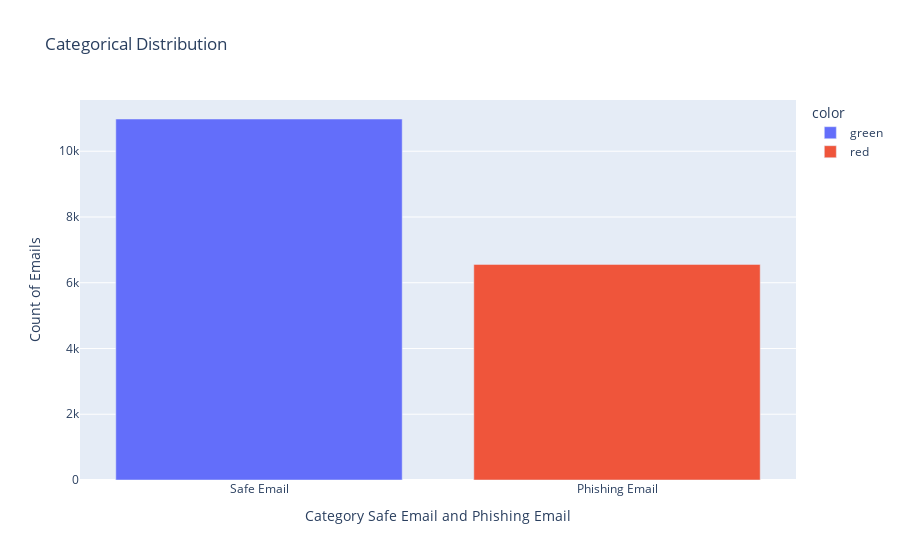

Notebook source saved alongside this figure:
### Code cell
# Create the bar chart
bar = px.bar(df['Email Type'].value_counts(), x=df['Email Type'].value_counts().index, y=df['Email Type'].value_counts().values,
             color=['green', 'red'], labels={'x': 'Category Safe Email and Phishing Email', 'y': 'Count of Emails'},
             title="Categorical Distribution")

# Show the plot
bar.show()

### Figure 1 — Plotly figure (JSON) as saved in the notebook; plotly's stock layout.template omitted (floating-point values rounded to 4 significant figures)
{"data": [{"alignmentgroup": "True", "hovertemplate": "color=green<br>Category Safe Email and Phishing Email=%{x}<br>Count of Emails=%{y}<extra></extra>", "legendgroup": "green", "marker": {"color": "#636efa", "pattern": {"shape": ""}}, "name": "green", "offsetgroup": "green", "orientation": "v", "showlegend": true, "textposition": "auto", "type": "bar", "x": ["Safe Email"], "xaxis": "x", "y": [10980], "yaxis": "y"}, {"alignmentgroup": "True", "hovertemplate": "color=red<br>Category Safe Email and Phishing Email=%{x}<br>Count of Emails=%{y}<extra></extra>", "legendgroup": "red", "marker": {"color": "#EF553B", "pattern": {"shape": ""}}, "name": "red", "offsetgroup": "red", "orientation": "v", "showlegend": true, "textposition": "auto", "type": "bar", "x": ["Phishing Email"], "xaxis": "x", "y": [6558], "yaxis": "y"}], "layout": {"barmode": "relative", "legend": {"title": {"text": "color"}, "tracegroupgap": 0}, "title": {"text": "Categorical Distribution"}, "xaxis": {"anchor": "y", "domain": [0, 1], "title": {"text": "Category Safe Email and Phishing Email"}}, "yaxis": {"anchor": "x", "domain": [0, 1], "title": {"text": "Count of Emails"}}}}
